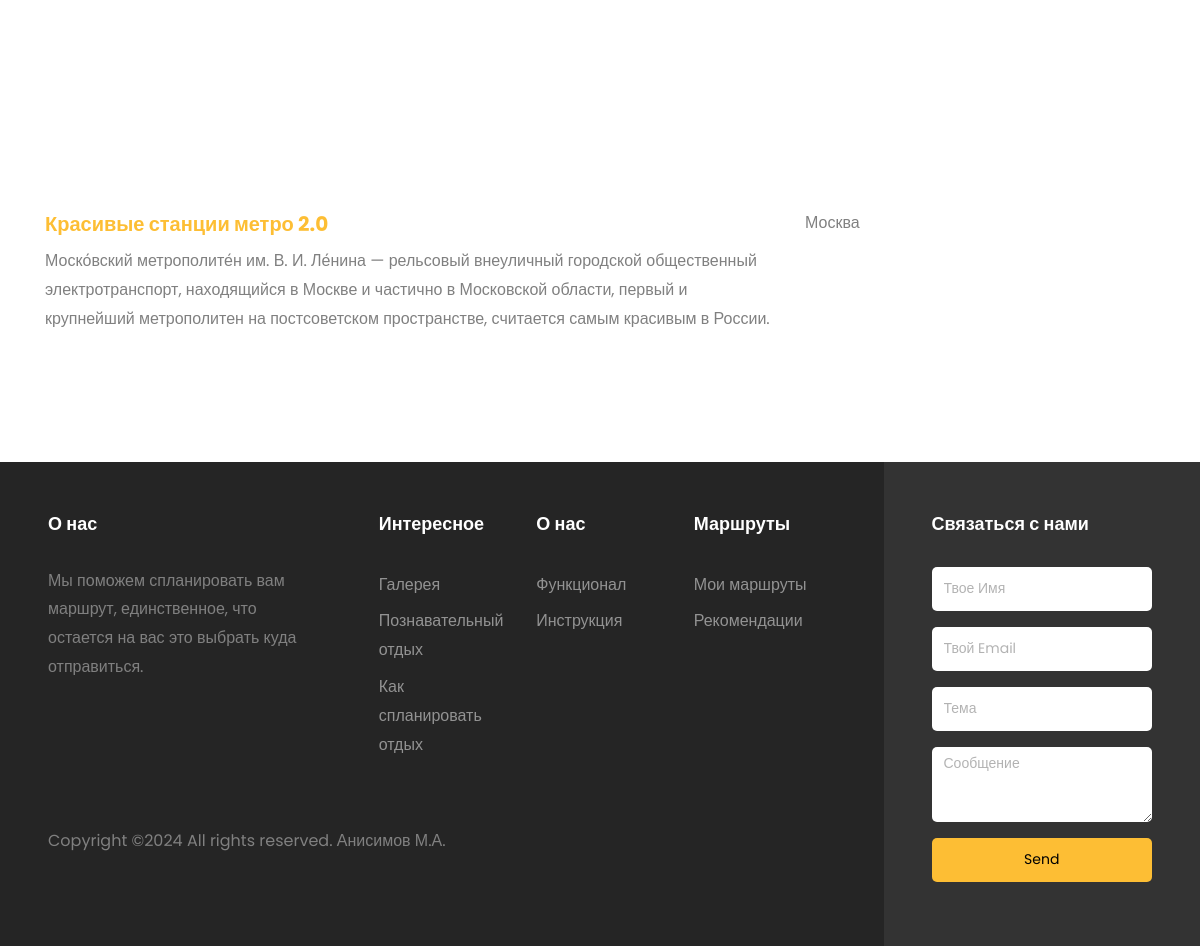
The page /my_routs (signed in, lower part) on the database as committed earlier.
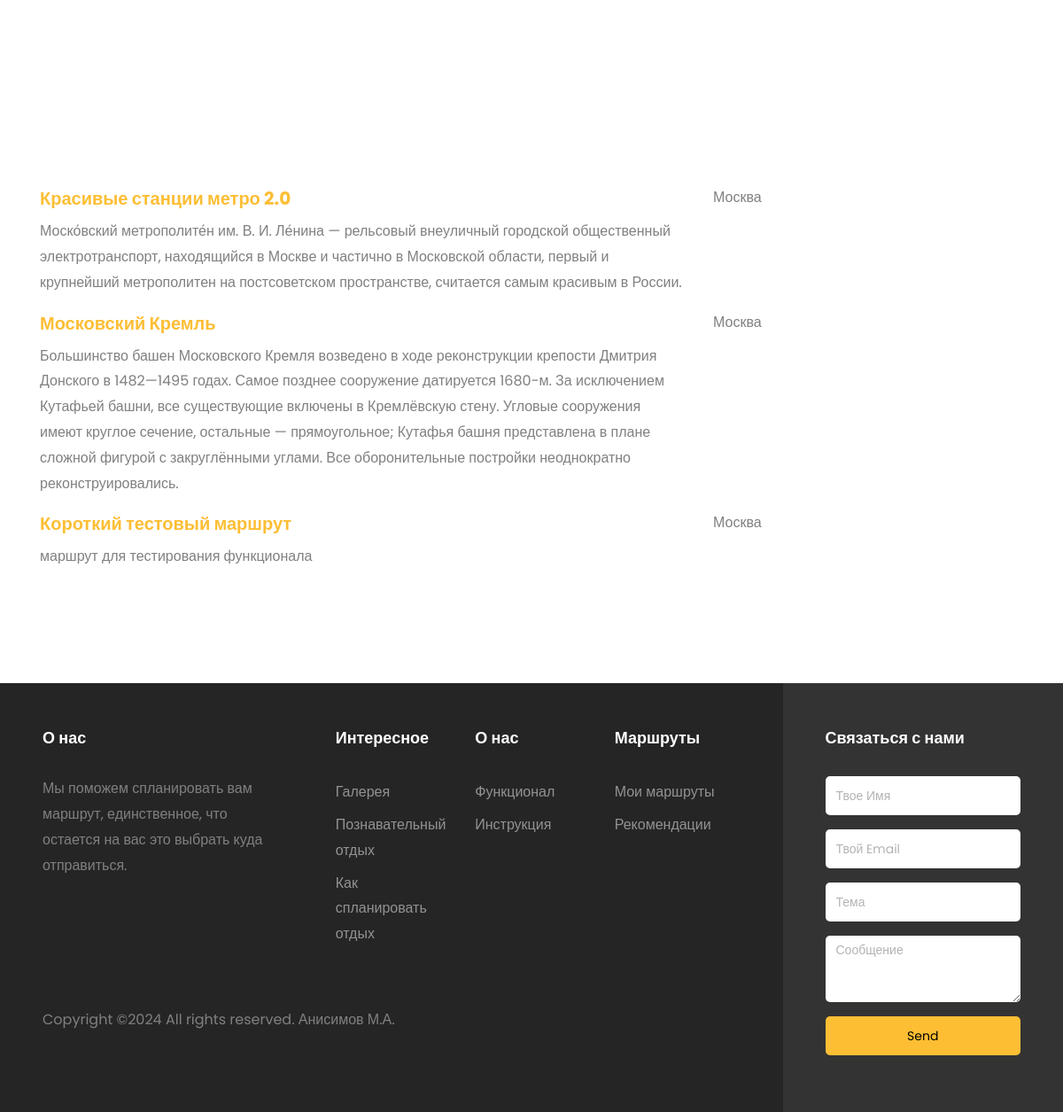
The same page on the database as committed later.
### WebSite/models.py (models this page shows)
class UserRoute(models.Model):
    user = models.ForeignKey(User, on_delete=models.CASCADE)
    city = models.CharField(max_length=30)
    route_name = models.CharField(max_length=100)
    route_text = models.TextField(null=True, default=None)

### WebSite/views.py (the view)
# urls.py: path('my_routs', views.my_routs),
@login_required
def my_routs(request):
    my_routs_list = UserRoute.objects.filter(user=request.user.id)
    routs = []
    for route in my_routs_list:
        temp = {"name": route.route_name,
                "city": route.city,
                "text": route.route_text,
                "id": route.id}
        routs.append(temp)
    data = {"routs": routs}
    return render(request, "my_routs.html", context=data)

### WebSite/templates/my_routs.html (shortened to what this page needs)
{% extends "base.html" %}
{% load static %}
{% block content %}
    <br><br>
    <br>
    <section class="ftco-section">
    	<div class="container">
            <div class="row justify-content-center mb-5 pb-3">
            </div>
            {% for element in routs %}
    		    <div class="row">
    			<div class="col-md-8">
                    <h5 class="font-weight-bold"><a href="/cur_route/{{ element.id }}">{{ element.name }}</a></h5>
                    <p>{{ element.text }}</p>
    			</div>
    			<div class="col-md-4">
    				<p>{{ element.city }}</p>
    			</div>
    		</div>
            {% endfor %}
    	</div>
    </section>
{% endblock content %}

Rows that differ between the two databases and show on the page:
added UserRoute: name "Московский Кремль", text "Большинство башен Московского Кремля возведено в ходе реконструкции крепости Дмитрия Донского в 1482—1495 годах. Самое позднее сооружение датируется 1680-м. За исключением Кутафьей башни, все существующие включены в Кремлёвскую стену. Угловые сооружения имеют круглое сечение, остальные — прямоугольное; Кутафья башня представлена в плане сложной фигурой с закруглёнными углами. Все оборонительные постройки неоднократно реконструировались.", city "Москва"
added UserRoute: name "Короткий тестовый маршрут", text "маршрут для тестирования функционала", city "Москва"
